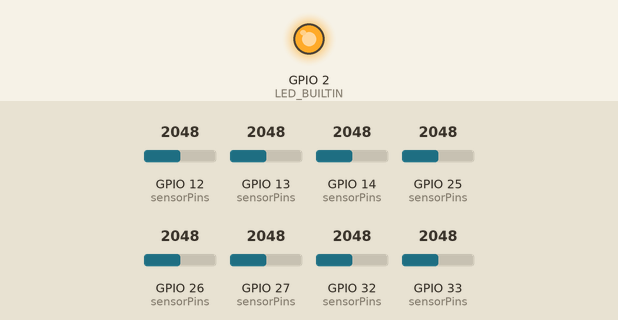
Recording of a sketch running on a simulated ESP32. Shown: output pins drawn as LEDs (lit = HIGH). Inputs (shaded band) come from the test bench; at power-on: GPIO 12 (sensorPins) = 2048, GPIO 13 (sensorPins) = 2048, GPIO 14 (sensorPins) = 2048, GPIO 25 (sensorPins) = 2048, GPIO 26 (sensorPins) = 2048, GPIO 27 (sensorPins) = 2048, GPIO 32 (sensorPins) = 2048, GPIO 33 (sensorPins) = 2048. What the sketch prints to the serial monitor is not drawn.

Above: at 0.6 s.
At 19.1 s:
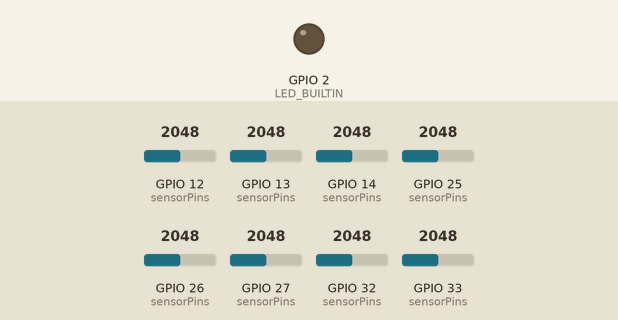
Timing chart, 0 to 20.6 s (numbered marks = the images above):
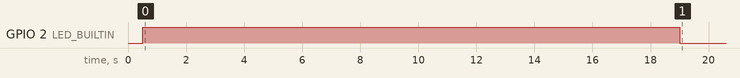

The sketch:

IRtest1.ino
```cpp
#include <QTRSensors.h>

QTRSensors qtr;

// Pinii pe care vrei să-i folosești pe NodeMCU-32S (ESP32)
// Atenție: ESP32 NU are PA0, PA1 etc. – aceia sunt pentru Nucleo/STM32!
// Folosim GPIO-urile tale: 6, 7, 8, 15, 2, 0, 4, 16
const uint8_t sensorPins[] = {13, 12, 14, 27, 26, 25, 33, 32};
const uint8_t sensorCount = 8;

// Pinul pentru emitere IR (LED ON pin) – alege unul liber
// Poți folosi oricare GPIO care nu e deja folosit. Eu recomand GPIO 5 sau 17
#define EMITTER_PIN 5     // ← schimbă dacă vrei altul (ex: 17, 18, 19 etc.)

uint16_t sensorValues[8];

void setup() {
  Serial.begin(115200);
  delay(500);

  // Configurare senzori
  qtr.setTypeAnalog();                    // pentru QTR-8A
  // qtr.setTypeRC();                      // decomentati dacă ai QTR-8RC
  qtr.setSensorPins(sensorPins, sensorCount);
  qtr.setEmitterPin(EMITTER_PIN);         // control emitere IR

  pinMode(LED_BUILTIN, OUTPUT);
  digitalWrite(LED_BUILTIN, HIGH);        // LED aprins = setup în desfășurare

  Serial.println("=====================================");
  Serial.println("Calibrare QTR-8A pe NodeMCU-32S");
  Serial.println("Mișcă robotul 10-15 secunde peste linie alb-negru!");
  Serial.println("=====================================");

  delay(500);

  // Calibrare ~10-12 secunde
  for (uint16_t i = 0; i < 400; i++) {
    qtr.calibrate();
    delay(20);
  }

  digitalWrite(LED_BUILTIN, LOW);
  Serial.println("Calibrare terminată!");

  // Afișăm valorile min/max calibrate (util pentru debug)
  Serial.print("Min: ");
  for (uint8_t i = 0; i < sensorCount; i++) {
    Serial.print(qtr.calibrationOn.minimum[i]);
    Serial.print(' ');
  }
  Serial.println();

  Serial.print("Max: ");
  for (uint8_t i = 0; i < sensorCount; i++) {
    Serial.print(qtr.calibrationOn.maximum[i]);
    Serial.print(' ');
  }
  Serial.println();
  Serial.println();
}

void loop() {
  // Citește poziția liniei (0 = complet stânga, 7000 = complet dreapta)
  uint16_t position = qtr.readLineBlack(sensorValues);  // pentru linie NEAGRĂ
  // uint16_t position = qtr.readLineWhite(sensorValues); // dacă linia e albă

  Serial.print("Poziție: ");
  Serial.print(position);

  // Afișăm toate valorile brute ale senzorilor
  for (uint8_t i = 0; i < sensorCount; i++) {
    Serial.print("\t");
    Serial.print(sensorValues[i]);
  }
  Serial.println();

  delay(100);
}
```
